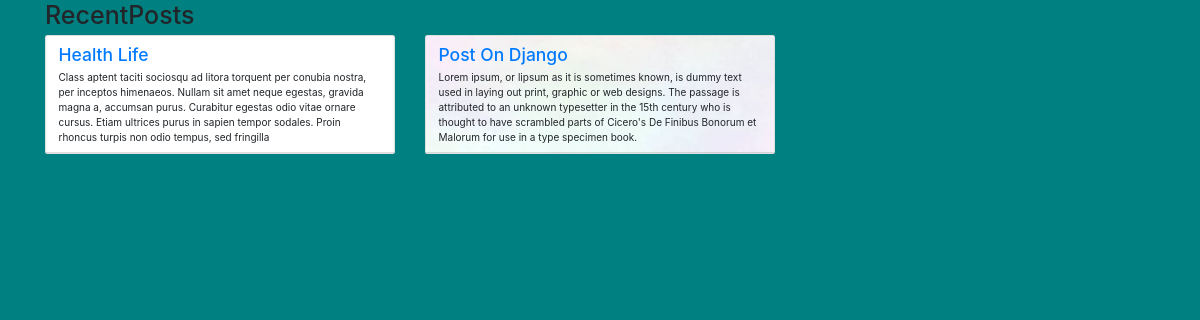
The page / on the database its author committed.
### blog/models.py (models this page shows, shortened)
class Post(models.Model):
    title=models.CharField(max_length=255)
    slug=models.SlugField(max_length=255,unique=True)
    summary=models.CharField(max_length=300)
    context=models.TextField()
    published=models.BooleanField(default=True)
    created=models.DateTimeField(auto_now_add=True)
    image=models.ImageField(upload_to='img')
    class Meta:
        ordering=['-created']

### blog/views.py (the view)
# urls.py: url(r'^$',blog_views.index),
def index(request):
    posts=Post.objects.all()
    return render(request,'index.html',{'posts':posts})

### blog/templates/index.html (shortened to what this page needs)
{%  extends 'base.html' %}
{% block content %}
<div class="area" >
            <ul class="circles">
            </ul>
<div class="container">
<div class="row">
    <div class="col-md-12">
        <h1 class="thin center">RecentPosts</h1>
    </div>
    {% for post in posts %}
    <div class="col-md-4">
        <div class="card">
            <div class="card-header" style="background: url({{ post.image.url }})">
                <h3 class="post-title"><a href="/post/{{ post.slug }}">{{ post.title }}</a></h3>
                  <div class="post-summary">{{ post.summary }}</div>
            </div>
 </div>
    </div>
     {% endfor %}
</div>
</div>
</div>
{% endblock %}

### blog/templates/base.html (shortened to what this page needs)
<!DOCTYPE html>
<html lang="en">
<head>
    {% load bootstrap3 %}
{% bootstrap_css %}
{% load static%}
<link rel="stylesheet" type="text/css"  href="{%  static '/css/style.css' %}" />
      <link rel="stylesheet" href="https://maxcdn.bootstrapcdn.com/bootstrap/4.5.0/css/bootstrap.min.css">
</head>
<body>
 {% block content %}{% endblock %}
</body>
</html>

### blog/static/css/style.css (style rules this page uses)
* { margin: 0px; padding: 0px; }
body { font-family: 'Exo', sans-serif; }
.area { background: teal; background: -webkit-linear-gradient(to left,purple, mediumpurple); width: 100%; height:100vh; }
.circles { position: absolute; top: 0; left: 0; width: 100%; height: 100%; overflow: hidden; }

### rows shown on the page
Post: title "Health Life", summary "Class aptent taciti sociosqu ad litora torquent per conubia nostra, per inceptos himenaeos. Nullam sit amet neque egestas, gravida magna a, accumsan purus. Curabitur egestas odio vitae ornare cursus. Etiam ultrices purus in sapien tempor sodales. Proin rhoncus turpis non odio tempus, sed fringilla"
Post: image (picture), title "Post On Django", summary "Lorem ipsum, or lipsum as it is sometimes known, is dummy text used in laying out print, graphic or web designs. The passage is attributed to an unknown typesetter in the 15th century who is thought to have scrambled parts of Cicero's De Finibus Bonorum et Malorum for use in a type specimen book."
